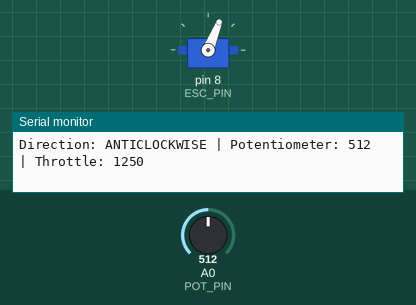
Simulated run of this sketch. Board: Arduino Uno, built with avr-gcc and run on an emulated ATmega328P. Parts: servo, the last lines printed to the serial monitor. The test bench sets the inputs (shaded band); at power-on: A0 (POT_PIN) = 512.

Above: at 3.2 s.
3.3 s: A0 (POT_PIN) set to 1023
At 4.4 s:
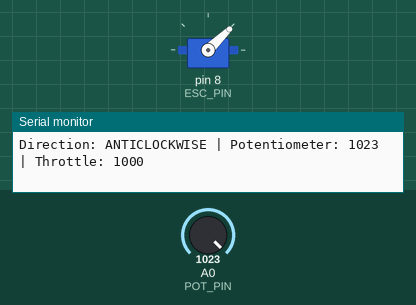
4.8 s: A0 (POT_PIN) set to 982
At 6.3 s:
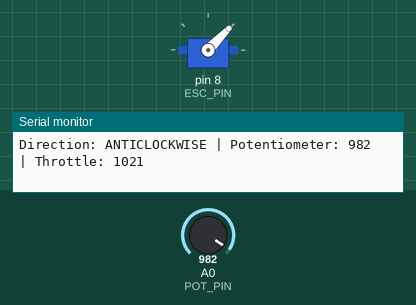
Timing chart, 0 to 7.8 s (numbered marks = the images above; inputs shaded):
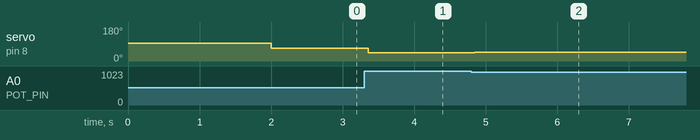

Measured:
- after the input at 3.3 s, servo on pin 8 (ESC_PIN): 68° → 44° after 0.06 s
- after the input at 4.8 s, servo on pin 8 (ESC_PIN): 44° → 46° after 0.05 s

The sketch:

ANTICLOCKWISE_DIRECTION.ino
```cpp
#include <Servo.h>

Servo ESC;                // Create servo object for ESC
#define ESC_PIN 8         // ESC signal pin
#define POT_PIN A0        // Potentiometer pin

void setup() {
  Serial.begin(9600);
  ESC.attach(ESC_PIN);

  Serial.println("Initializing ESC for Anticlockwise rotation...");
  ESC.writeMicroseconds(1500);   // Neutral (Stop)
  delay(2000);                   // Wait 2 seconds for ESC to arm
  Serial.println("ESC armed and ready (Anticlockwise Mode).");
}

void loop() {
  int potValue = analogRead(POT_PIN);     // Read potentiometer (0–1023)

  // Map 0–1023 → 1500–1000 (neutral to full reverse)
  int throttle = map(potValue, 0, 1023, 1500, 1000);

  ESC.writeMicroseconds(throttle);

  Serial.print("Direction: ANTICLOCKWISE | Potentiometer: ");
  Serial.print(potValue);
  Serial.print(" | Throttle: ");
  Serial.println(throttle);

  delay(50);
}

/*
To switch to CLOCKWISE mode,
replace this line:
    int throttle = map(potValue, 0, 1023, 1500, 1000);
with:
    int throttle = map(potValue, 0, 1023, 1500, 2000);
*/
```
